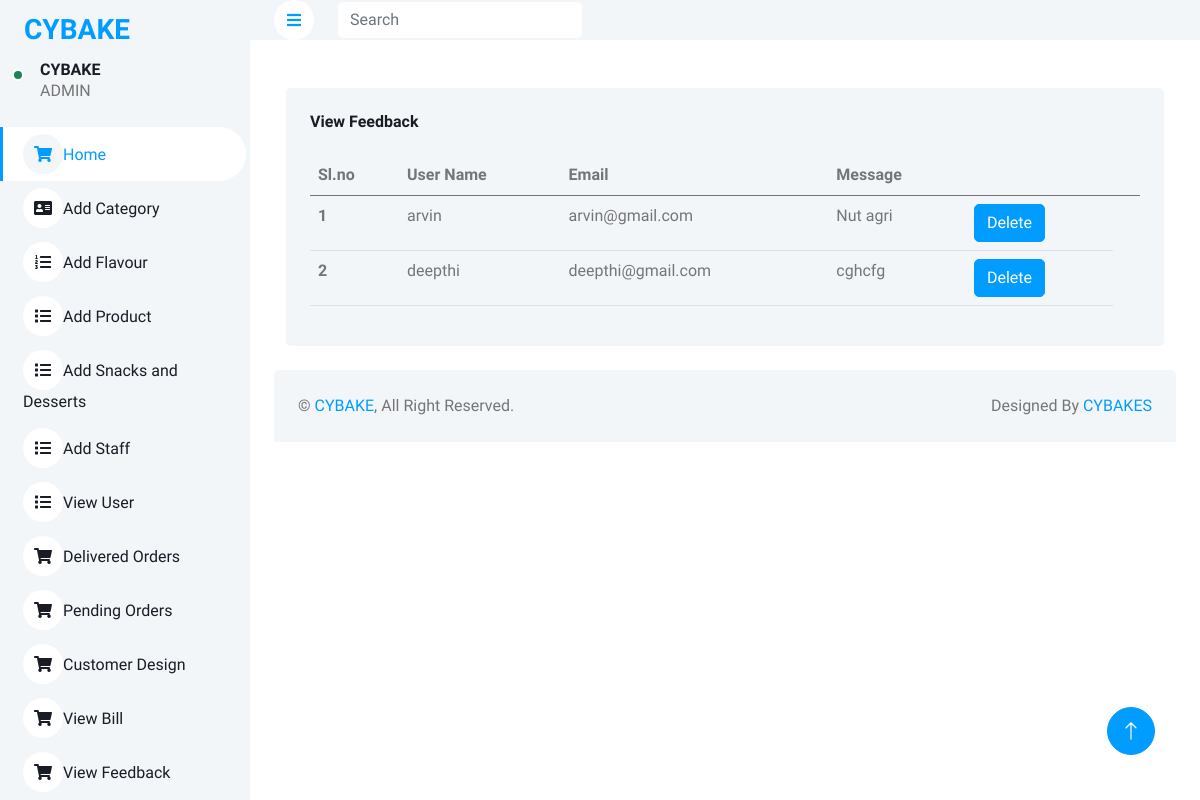
The app's page /admin/feedback.php with its own data.
### tables this page shows
CREATE TABLE `feed` (
  `id` int(100) NOT NULL,
  `name` varchar(1000) NOT NULL,
  `email` varchar(1000) NOT NULL,
  `message` varchar(1000) NOT NULL
);

### admin/feedback.php (the view, shortened to what this page needs)
<!DOCTYPE html>
<html lang="en">
<head>
    <link href="https://cdnjs.cloudflare.com/ajax/libs/font-awesome/5.10.0/css/all.min.css" rel="stylesheet">
    <link href="https://cdn.jsdelivr.net/npm/bootstrap-icons@1.4.1/font/bootstrap-icons.css" rel="stylesheet">
    <link href="lib/owlcarousel/assets/owl.carousel.min.css" rel="stylesheet">
    <link href="lib/tempusdominus/css/tempusdominus-bootstrap-4.min.css" rel="stylesheet" />
    <link href="css/bootstrap.min.css" rel="stylesheet">
    <link href="css/style.css" rel="stylesheet">
</head>
<body>
<?php include 'header.php'; ?>
 <div class="container-fluid pt-4 px-4">
                <div class="row g-4">
								 <div class="container-fluid pt-4 px-4">
									<div class="row g-4">
										<div class="col-12">
											<div class="bg-light rounded h-100 p-4">
												<h6 class="mb-4">View Feedback</h6>
												<div class="table-responsive">
													<table class="table">
														<thead>
															<tr>
																<th scope="col">Sl.no</th>
																<th scope="col">User Name</th>
																<th scope="col">Email</th>
																<th scope="col">Message</th>
																<th></th>
																<th></th>
															</tr>
														</thead>
														<tbody>
														<?php
								include 'config.php';
								$sql1="select * from feed";
								$result1=mysqli_query($con,$sql1);
								$num1=mysqli_num_rows($result1);
								$sl=0;
								if($num1>0)
								{
									while($row1=mysqli_fetch_array($result1))
									{
										$sl+=1;
										$name=$row1[1];
										$email=$row1[2];
										$message=$row1[3];
								?>
															<tr>
																<th scope="row"><?php echo $sl;?></th>
																<td><?php echo $name; ?></td>
																<td><?php echo $email; ?></td>
																<td><?php echo $message; ?></td>
																<td>
																<form action="#" method="post">
																<button type="submit" name="delete" class="btn btn-primary" name="submit">Delete</button>
																</form>
																</td>
															</tr>
															<?php
									}
								}
								?>
														</tbody>
													</table>
												</div>
											</div>
										</div>
									</div>
								</div>
								</div>
                        </div>
            <?php include 'footer.php' ;?>
        </div>
        <a href="#" class="btn btn-lg btn-primary btn-lg-square back-to-top"><i class="bi bi-arrow-up"></i></a>
    </div>
</body>
</html>

### admin/css/style.css (style rules this page uses)
:root { --primary: #009CFF; --light: #F3F6F9; --dark: #191C24; }
.back-to-top { position: fixed; display: none; right: 45px; bottom: 45px; z-index: 99; }
.btn { transition: .5s; }
.btn.btn-primary { color: #FFFFFF; }
.btn-lg-square { width: 48px; height: 48px; }
.btn-square, .btn-sm-square, .btn-lg-square { padding: 0; display: inline-flex; align-items: center; justify-content: center; font-weight: normal; border-radius: 50px; }

### records on screen
feed: name "arvin", email "arvin@gmail.com", message "Nut agri"
feed: name "deepthi", email "deepthi@gmail.com", message "cghcfg"
